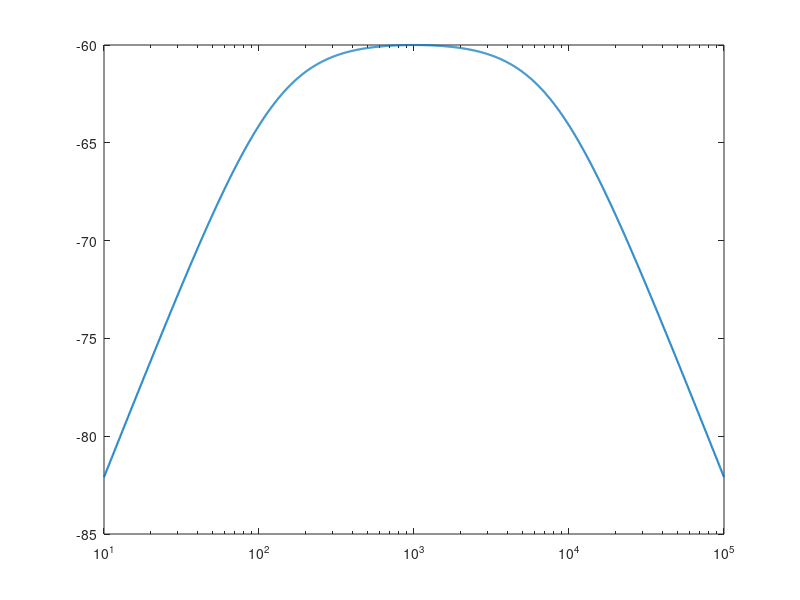

Recreate this plot in MATLAB. (Note: this script raises an error after producing the figure.)
%% Problems 4 - Dynamic microphones (lecture 4B), worked
% 34870 Electroacoustics | 24 September 2026
%
% How to read this: every step first states the formula, then the MATLAB line
% is that same formula typed in, and the result appears right below it. The
% sheet's answer (in square brackets on the sheet) and the official solution
% are written in the text so you can compare.
%
% All values are in SI units (kg, m, s, ohm). Grams, mm/N, cm^3 and inches
% from the sheet are converted when they are typed in.
%
% Air (from the sheet):
rho = 1.18     % air density [kg/m^3]
c = 344        % speed of sound [m/s]

%% The formulas used in this whole problem set
% A dynamic microphone is a diaphragm with a voice coil in a magnet gap.
% Sound pushes the diaphragm, the coil moves, and the motion induces a
% voltage Bl*u. Everything that resists the motion can be moved to the
% mechanical side and added up into one mass, one resistance and one
% compliance (one spring):
%
% *Total mass* (diaphragm + the air it has to push in front of it):
%
% $$M_{MT} = M_{MD} + S_D^2 M_{A1}$$
%
% *Total compliance* (the suspension and the air in the back volume are two
% springs acting on the same diaphragm, so their stiffnesses 1/C add):
%
% $$C_{MT} = \frac{1}{\dfrac{1}{C_{MS}} + \dfrac{S_D^2}{C_{AB}}}, \qquad C_{AB} = \frac{V_{AB}}{\rho c^2}$$
%
% *Total resistance* (suspension + felt behind the diaphragm + the coil
% braking against the load resistor):
%
% $$R_{MT} = R_{MS} + S_D^2 R_{AF} + \frac{(Bl)^2}{R_E + R_L}$$
%
% With those three, the microphone is a second-order band-pass:
%
% $$\frac{e}{p_i} = -\frac{R_L}{R_E+R_L}\cdot\frac{Bl\,S_D}{j\omega M_{MT} + R_{MT} + \dfrac{1}{j\omega C_{MT}}}$$
%
% Below the resonance the spring rules (+6 dB/octave), above it the mass
% rules (-6 dB/octave), and in the middle only R_MT is left, so the
% response is flat there. A dynamic microphone is *damping controlled*.
%
% *Resonance, Q, sensitivity* (the peak value of the band-pass, at f_0):
%
% $$f_0 = \frac{1}{2\pi\sqrt{M_{MT}C_{MT}}}, \qquad Q = \frac{2\pi f_0 M_{MT}}{R_{MT}}, \qquad M = \frac{R_L}{R_E+R_L}\cdot\frac{Bl\,S_D}{R_{MT}}$$
%
% Symbols: M_MD diaphragm + coil mass [kg], C_MS suspension compliance [m/N],
% R_MS suspension damping [Ns/m], S_D diaphragm area [m^2], M_A1 front air
% mass [kg/m^4], C_AB back-volume compliance [m^5/N], R_AF felt resistance
% [Ns/m^5], Bl force factor [Tm], R_E coil resistance, R_L amplifier input
% resistance [ohm].

%% Problem 1a - Total moving mass and total compliance with a 30 cm^3 back volume
% Given:
M_MD = 0.2e-3      % diaphragm + coil mass, 0.2 g [kg]
R_MS = 1           % suspension damping [Ns/m]
C_MS = 0.21e-3     % suspension compliance, 0.21 mm/N [m/N]
d = 0.0254         % diaphragm diameter, 1 inch [m]
Bl = 20            % force factor [Tm]
R_E = 200          % coil resistance [ohm]
R_L = 47e3         % load (amplifier) resistance, 47 kohm [ohm]
V_AB = 30e-6       % back volume, 30 cm^3 [m^3]
%%
% Radius and area of the diaphragm:
%
% $$a = d/2, \qquad S_D = \pi a^2$$
a = d/2
S_D = pi*a^2
%%
% *The air in front of the diaphragm.* The diaphragm has to push some air
% along with it. The official solution models the front as a piston at the
% end of a tube (the capsule housing), which gives the air mass
%
% $$M_{A1} = 0.6133\,\frac{\rho}{\pi a}$$
%
% (A piston in an infinite baffle would give $8\rho/(3\pi^2 a) = 25.1$
% kg/m^4 instead; with that one the answers in b-d drift by about 2 %.)
%
% Official solution: 18.14 kg/m^4
M_A1 = 0.6133*rho/(pi*a)
%%
% *Total mass.* $M_{MT} = M_{MD} + S_D^2 M_{A1}$, then in grams.
%
% Sheet: 0.205 g
M_MT = M_MD + S_D^2*M_A1
M_MT_gram = M_MT*1000
%%
% The air adds only 0.005 g, so the moving mass is almost all diaphragm and
% coil.
%
% *Back-volume compliance.* A closed volume of air is a spring:
%
% $$C_{AB} = \frac{V_{AB}}{\rho c^2}$$
C_AB = V_AB/(rho*c^2)
%%
% *Total compliance.* $C_{MT} = 1/(1/C_{MS} + S_D^2/C_{AB})$, then in mm/N.
%
% Sheet: 0.168 mm/N
C_MT = 1/(1/C_MS + S_D^2/C_AB)
C_MT_mm_per_N = C_MT*1000
%%
% The back volume makes the diaphragm stiffer: 0.21 mm/N alone, 0.168 mm/N
% with the 30 cm^3 of air behind it.

%% Problem 1b - Back volume for a 1 kHz resonance
% The mass is fixed, so the resonance can only be moved with the
% compliance. Solve $f_0 = 1/(2\pi\sqrt{M_{MT}C_{MT}})$ for C_MT:
%
% $$C_{MT} = \frac{1}{(2\pi f_0)^2 M_{MT}}$$
f_0 = 1000         % desired resonance [Hz]
C_MT2 = 1/((2*pi*f_0)^2*M_MT)
%%
% Then take the stiffness of the suspension out again. What is left is the
% stiffness the back volume must supply:
%
% $$\frac{S_D^2}{C_{AB}} = \frac{1}{C_{MT}} - \frac{1}{C_{MS}} \quad\Longrightarrow\quad C_{AB} = \frac{S_D^2}{\dfrac{1}{C_{MT}} - \dfrac{1}{C_{MS}}}$$
C_AB2 = S_D^2/(1/C_MT2 - 1/C_MS)
%%
% And back to a volume, $V_{AB} = C_{AB}\,\rho c^2$, in cm^3 (1 m^3 = 10^6 cm^3).
%
% Sheet: 10.8 cm^3
V_AB2 = C_AB2*rho*c^2
V_AB2_cm3 = V_AB2*1e6
%%
% A smaller volume is a stiffer spring, so the resonance moves up: 30 cm^3
% gives about 850 Hz, 10.8 cm^3 gives 1 kHz.
f_0_with_30cm3 = 1/(2*pi*sqrt(M_MT*C_MT))

%% Problem 1c - Felt resistance for 1 mV/Pa, and the bandwidth
% In the flat middle of the band only R_MT is left, so the sensitivity is
%
% $$M = \frac{Bl\,S_D}{R_{MT}} \quad\Longrightarrow\quad R_{MT} = \frac{Bl\,S_D}{M}$$
%
% (The official solution leaves out the factor $R_L/(R_E+R_L) = 0.9958$;
% with 47 kohm against 200 ohm that is only -0.04 dB, so we do the same.)
M = 1e-3           % wanted sensitivity, 1 mV/Pa [V/Pa]
R_MT = Bl*S_D/M
%%
% R_MT is made of three parts. Solve $R_{MT} = R_{MS} + S_D^2R_{AF} + (Bl)^2/(R_E+R_L)$ for the felt:
%
% $$R_{AF} = \frac{R_{MT} - R_{MS} - \dfrac{(Bl)^2}{R_E+R_L}}{S_D^2}$$
%
% Sheet: 3.56e7 Ns/m^5
R_AF = (R_MT - R_MS - Bl^2/(R_E + R_L))/S_D^2
%%
% The electrical damping (Bl)^2/(R_E+R_L) is only 0.0085 Ns/m here, because
% the 47 kohm load lets almost no current flow. Nearly all of the 10.1 Ns/m
% comes from the felt.
electrical_damping = Bl^2/(R_E + R_L)
%%
% *Q and bandwidth.* $Q = 2\pi f_0 M_{MT}/R_{MT}$, and for a band-pass the
% -3 dB bandwidth is
%
% $$BW = f_b - f_a = \frac{f_0}{Q}$$
%
% Sheet: 7.88 kHz
Q = 2*pi*f_0*M_MT/R_MT
BW = f_0/Q
BW_kHz = BW/1000
%%
% Q = 0.127 is very heavily damped. That is on purpose: the heavier the
% damping, the wider the flat band.

%% Problem 1d - The -3 dB frequencies f_a and f_b
% Two facts about a second-order band-pass: the two -3 dB points sit
% symmetrically around f_0 on a log axis, and their distance is the
% bandwidth:
%
% $$f_a f_b = f_0^2, \qquad f_b - f_a = \frac{f_0}{Q}$$
%
% Solving those two together gives
%
% $$f_{a} = f_0\left(\sqrt{1 + \frac{1}{4Q^2}} - \frac{1}{2Q}\right), \qquad f_{b} = f_0\left(\sqrt{1 + \frac{1}{4Q^2}} + \frac{1}{2Q}\right)$$
%
% (The official solution writes $f_a = f_0/a_1$, $f_b = f_0 a_1$ and
% solves $BW = f_0a_1 - f_0/a_1$ for a_1 = 8.006; it is the same thing.)
%
% Sheet: 125 Hz and 8.01 kHz
f_a = f_0*(sqrt(1 + 1/(4*Q^2)) - 1/(2*Q))
f_b = f_0*(sqrt(1 + 1/(4*Q^2)) + 1/(2*Q))
f_b_kHz = f_b/1000
%%
% Check: $f_b - f_a$ should be the bandwidth from 1c, and $f_af_b$ should be
% $f_0^2 = 10^6$.
f_b - f_a
f_a*f_b
%%
% *The finished design over frequency.* A frequency axis from 10 Hz to
% 100 kHz and $j\omega$:
f = logspace(1, 5, 2000);
jw = 1j*2*pi*f;
%%
% The band-pass from the top of this script, with the 1b and 1c values
% (C_MT2 and R_MT):
%
% $$\frac{e}{p_i} = -\frac{Bl\,S_D}{j\omega M_{MT} + R_{MT} + 1/(j\omega C_{MT})}$$
H_1 = -Bl*S_D./(jw*M_MT + R_MT + 1./(jw*C_MT2));
figure;
semilogx(f, 20*log10(abs(H_1)), 'LineWidth', 1.5);
hold on; xline([f_a f_b], 'r--'); yline(20*log10(M) - 3, 'k:'); hold off;
grid on; xlim([10 1e5]); ylim([-90 -55]);
xlabel('Frequency [Hz]'); ylabel('Sensitivity [dB re 1 V/Pa]');
title('Problem 1: the designed microphone (1 mV/Pa = -60 dB)');

%% Problem 2 - The microphone as a circuit (LTspice)
% The LTspice models are in
% LTspice/Problems 4 - Dynamic Microphone/ (written by p4.py, one .asc per
% part). They use the official solution's circuit, the impedance analogy in
% all three domains, so each domain is one loop:
%
% * *Acoustical loop:* the incident pressure p_i (1 V = 1 Pa) drives volume
%   velocity through the front air mass M_A1 (an inductor), then through the
%   diaphragm, then through the back network (felt R_AF and back volume
%   C_AB, a resistor and a capacitor to ground). The diaphragm is an F
%   source that forces the loop current to be U = S_D u.
% * *Mechanical loop:* the pressure difference across the diaphragm,
%   p_D = p_front - p_back, becomes a force S_D p_D (an E source). It drives
%   the velocity u through M_MD (inductor), R_MS (resistor) and C_MS
%   (capacitor). An H source adds the coil's reaction force Bl*i.
% * *Electrical loop:* an H source makes the induced voltage Bl*u, which
%   drives a current through R_E into the load R_L. The voltage across R_L
%   is the output. Since p_i = 1 Pa, V(out) is the sensitivity in V/Pa.
%
% Here we compute the same thing directly. The only change from problem 1 is
% that the back network is now written as one acoustic impedance Z_B (so we
% can change it in 2c and 2d):
%
% $$Z_M = j\omega M_{MD} + R_{MS} + \frac{1}{j\omega C_{MS}} + \frac{(Bl)^2}{R_E+R_L}$$
%
% $$\frac{e}{p_i} = -\frac{R_L}{R_E+R_L}\cdot\frac{Bl\,S_D}{Z_M + S_D^2\left(j\omega M_{A1} + Z_B\right)}$$
%
% With $Z_B = R_{AF} + 1/(j\omega C_{AB})$ this is exactly the band-pass
% from problem 1.
Z_M = jw*M_MD + R_MS + 1./(jw*C_MS) + Bl^2/(R_E + R_L);

%% Problem 2a - The model with V = 5 cm^3 and R_AF = 2e7 Ns/m^5
% LTspice file: P4_2a_Basic.asc (plot V(out)).
V = 5e-6           % back volume, 5 cm^3 [m^3]
R_AF_2a = 2e7      % felt resistance [Ns/m^5]
C_AB_2a = V/(rho*c^2)
%%
% Back impedance: felt in series with the volume,
% $Z_B = R_{AF} + 1/(j\omega C_{AB})$, then the response:
Z_B_2a = R_AF_2a + 1./(jw*C_AB_2a);
H_2a = -R_L/(R_E + R_L)*Bl*S_D./(Z_M + S_D^2*(jw*M_A1 + Z_B_2a));
%%
% The hand numbers for this design, from the formulas at the top:
C_MT_2a = 1/(1/C_MS + S_D^2/C_AB_2a)
R_MT_2a = R_MS + S_D^2*R_AF_2a + Bl^2/(R_E + R_L)
f_0_2a = 1/(2*pi*sqrt(M_MT*C_MT_2a))
Q_2a = 2*pi*f_0_2a*M_MT/R_MT_2a
M_2a_mV = R_L/(R_E + R_L)*Bl*S_D/R_MT_2a*1000
M_2a_dB = 20*log10(M_2a_mV/1000)
f_a_2a = f_0_2a*(sqrt(1 + 1/(4*Q_2a^2)) - 1/(2*Q_2a))
f_b_2a = f_0_2a*(sqrt(1 + 1/(4*Q_2a^2)) + 1/(2*Q_2a))
%%
% LTspice gives the same: peak 1.643 mV/Pa (-55.69 dB re 1 V/Pa) at
% 1.22 kHz, -3 dB band 291 Hz to 5.07 kHz.
%
% The smaller volume (5 instead of 10.8 cm^3) is stiffer, so f_0 moves up to
% 1.2 kHz. The weaker felt (2e7 instead of 3.56e7) damps less, so the
% sensitivity goes up to 1.64 mV/Pa and the band gets narrower.
figure;
semilogx(f, 20*log10(abs(H_2a)), 'LineWidth', 1.5);
grid on; xlim([10 1e5]); ylim([-90 -50]);
xlabel('Frequency [Hz]'); ylabel('Sensitivity [dB re 1 V/Pa]');
title('Problem 2a: V = 5 cm^3, R_{AF} = 2e7 Ns/m^5');

%% Problem 2b - Sensitivity 0.3 mV/Pa and 3 mV/Pa
% LTspice file: P4_2b_Sensitivity.asc (it steps R_AF over the three values
% with .step param Raf list ...).
%
% The sensitivity is $M = \frac{R_L}{R_E+R_L}\frac{Bl\,S_D}{R_{MT}}$, and
% the felt is the only term in R_MT we can easily change. Same steps as in
% 1c, now keeping the $R_L/(R_E+R_L)$ factor so the peak lands exactly on
% the target:
%
% $$R_{AF} = \frac{1}{S_D^2}\left(\frac{R_L}{R_E+R_L}\cdot\frac{Bl\,S_D}{M} - R_{MS} - \frac{(Bl)^2}{R_E+R_L}\right)$$
M_low = 0.3e-3     % 0.3 mV/Pa [V/Pa]
M_high = 3e-3      % 3 mV/Pa [V/Pa]
R_AF_low = (R_L/(R_E + R_L)*Bl*S_D/M_low - R_MS - Bl^2/(R_E + R_L))/S_D^2
R_AF_high = (R_L/(R_E + R_L)*Bl*S_D/M_high - R_MS - Bl^2/(R_E + R_L))/S_D^2
%%
% More felt (1.27e8) gives LESS sensitivity; less felt (9.2e6) gives more.
% The back volume is not touched, so f_0 stays at 1.22 kHz.
H_low = -R_L/(R_E + R_L)*Bl*S_D./(Z_M + S_D^2*(jw*M_A1 + R_AF_low + 1./(jw*C_AB_2a)));
H_high = -R_L/(R_E + R_L)*Bl*S_D./(Z_M + S_D^2*(jw*M_A1 + R_AF_high + 1./(jw*C_AB_2a)));
figure;
semilogx(f, 20*log10(abs(H_low)), f, 20*log10(abs(H_2a)), f, 20*log10(abs(H_high)), 'LineWidth', 1.5);
grid on; xlim([10 1e5]); ylim([-100 -45]);
xlabel('Frequency [Hz]'); ylabel('Sensitivity [dB re 1 V/Pa]');
legend('R_{AF} = 1.27e8: 0.3 mV/Pa', 'R_{AF} = 2e7: 1.64 mV/Pa (2a)', 'R_{AF} = 9.2e6: 3 mV/Pa', 'Location', 'south');
title('Problem 2b: the felt sets the sensitivity');
%%
% *What it shows:* the bandwidth is $f_0/Q = R_{MT}/(2\pi M_{MT})$ and the
% sensitivity is $Bl\,S_D/R_{MT}$. Both depend on the same R_MT, so their
% product is fixed:
%
% $$M\cdot BW = \frac{Bl\,S_D}{2\pi M_{MT}}$$
%
% Ten times the sensitivity costs ten times the bandwidth. LTspice: 0.300
% mV/Pa with a band of about 56 Hz - 26.2 kHz, and 3.00 mV/Pa with only
% 477 Hz - 3.09 kHz (the bandwidths computed below).
M_times_BW = Bl*S_D/(2*pi*M_MT)
Q_low = 2*pi*f_0_2a*M_MT/(R_MS + S_D^2*R_AF_low + Bl^2/(R_E + R_L));
Q_high = 2*pi*f_0_2a*M_MT/(R_MS + S_D^2*R_AF_high + Bl^2/(R_E + R_L));
BW_low_kHz = f_0_2a/Q_low/1000
BW_high_kHz = f_0_2a/Q_high/1000

%% Problem 2c - More treble: two back cavities joined by a damped tube
% LTspice file: P4_2c_TwoCavities.asc.
%
% The sheet's figure: a small cavity V_1 right behind the diaphragm, a
% narrow tube with damping material, and a large cavity V_2. The official
% solution starts from the problem-1 design (R_AF = 35.5e6, V = 10.8 cm^3,
% C_AB = 77.5 pF in LTspice units) and splits it like this:
%
% * C_AB1 = 0.3e-12 m^5/N: the small cavity V_1 (a tiny 0.04 cm^3)
% * R_AT = 35.5e6 Ns/m^5: the felt, now sitting IN the tube
% * M_AT = 50 kg/m^4: the air mass of the tube
% * C_AB2 = 76e-12 m^5/N: the large cavity V_2 (10.6 cm^3)
%
% In the circuit, C_AB1 goes from the back of the diaphragm to ground, and
% in parallel with it the tube (R_AT + M_AT in series) leads to C_AB2:
%
% $$Z_B = \frac{1}{j\omega C_{AB1} + \dfrac{1}{R_{AT} + j\omega M_{AT} + \dfrac{1}{j\omega C_{AB2}}}}$$
C_AB1 = 0.3e-12    % small cavity V1 [m^5/N]
R_AT = 35.5e6      % damping in the tube [Ns/m^5]
M_AT = 50          % air mass in the tube [kg/m^4]
C_AB2 = 76e-12     % large cavity V2 [m^5/N]
V_1_cm3 = C_AB1*rho*c^2*1e6
V_2_cm3 = C_AB2*rho*c^2*1e6
%%
% The reference (the official's blue curve) is the problem-1 design, with
% the felt directly behind the diaphragm:
R_AF_ref = 35.5e6
C_AB_ref = 77.5e-12
H_ref = -R_L/(R_E + R_L)*Bl*S_D./(Z_M + S_D^2*(jw*M_A1 + R_AF_ref + 1./(jw*C_AB_ref)));
%%
% The split back network typed in (the 1T leak in the LTspice file is not
% needed here):
Z_B_2c = 1./(jw*C_AB1 + 1./(R_AT + jw*M_AT + 1./(jw*C_AB2)));
H_2c = -R_L/(R_E + R_L)*Bl*S_D./(Z_M + S_D^2*(jw*M_A1 + Z_B_2c));
%%
% *What happens physically.* At low and middle frequencies the small cavity
% is a very weak path (a tiny capacitor), so all the flow goes through the
% felt into V_2, and the microphone is the same as the problem-1 design. At
% high frequencies the small cavity takes over: its impedance
% $1/(\omega C_{AB1})$ drops below R_AT at about
%
% $$f_{bypass} = \frac{1}{2\pi R_{AT} C_{AB1}}$$
f_bypass_kHz = 1/(2*pi*R_AT*C_AB1)/1000
%%
% Above that, the air just goes in and out of V_1 and no longer has to
% squeeze through the felt. The damping disappears, and the moving mass now
% resonates with the stiff little cavity V_1:
%
% $$f_{V1} = \frac{1}{2\pi}\sqrt{\frac{1/C_{MS} + S_D^2/C_{AB1}}{M_{MT}}}$$
f_V1_kHz = 1/(2*pi)*sqrt((1/C_MS + S_D^2/C_AB1)/M_MT)/1000
%%
% That second resonance, around 10 kHz, lifts the top end just where the
% mass roll-off would have pulled it down.
figure;
semilogx(f, 20*log10(abs(H_ref)), f, 20*log10(abs(H_2c)), 'LineWidth', 1.5);
grid on; xlim([10 1e5]); ylim([-110 -55]);
xlabel('Frequency [Hz]'); ylabel('Sensitivity [dB re 1 V/Pa]');
legend('problem-1 design (felt + one volume)', '2c: V_1 + damped tube + V_2', 'Location', 'south');
title('Problem 2c: two back cavities extend the treble');
%%
% Where does each curve fall 3 dB below its 1 kHz value, on the high side?
k1 = find(f >= 1000, 1);
f_3dB_high_ref_kHz = f(find(f > 1000 & abs(H_ref) < abs(H_ref(k1))/sqrt(2), 1))/1000
f_3dB_high_2c_kHz = f(find(f > 1000 & abs(H_2c) < abs(H_2c(k1))/sqrt(2), 1))/1000
%%
% *Things to try:* a bigger V_1 moves the second resonance down and bypasses
% the felt earlier; a smaller R_AT makes the step up sharper but also turns
% the V_1/V_2 pair into a resonator with a dip. The damping has to be in
% the tube for the transition to be smooth.

%% Problem 2d - More bass: a vent tube in the large cavity
% LTspice file: P4_2d_Vent.asc (this is the official solution's compensated
% microphone, the red curve).
%
% A tube goes from V_2 to the outside air. In the circuit it is R_AP + M_AP
% from the V_2 node back to the incident pressure p_i (not to ground, since
% the outside air at the back of the microphone is at the sound pressure
% too). Official values:
M_AP = 80e3        % air mass in the vent [kg/m^4]
R_AP = 3e6         % damping in the vent [Ns/m^5]
%%
% *Physics.* The vent mass and the big cavity make a Helmholtz resonator:
%
% $$f_H = \frac{1}{2\pi\sqrt{M_{AP}\,C_{AB2}}}$$
f_H = 1/(2*pi*sqrt(M_AP*C_AB2))
%%
% Near f_H the air in the vent swings strongly, and in the right phase to
% push on the back of the diaphragm with the sound: that is the bump that
% props up the bass. Far below f_H the vent simply lets the sound pressure
% into the back, both sides of the diaphragm see the same pressure, and the
% output drops fast (12 dB/octave extra) - the price of the bass boost.
%
% *Maths.* Now the pressure behind the diaphragm has two causes: the
% diaphragm's own flow U through Z_B (as before, now including the vent),
% plus a fraction alpha of p_i that leaks in through the vent:
%
% $$p_{back} = Z_B\,U + \alpha\,p_i$$
%
% Z_B is the back network seen from the diaphragm with the vent grounded:
%
% $$Z_B = \frac{1}{j\omega C_{AB1} + \dfrac{1}{R_{AT} + j\omega M_{AT} + Z_2}}, \qquad Z_2 = \frac{1}{j\omega C_{AB2} + \dfrac{1}{R_{AP} + j\omega M_{AP}}}$$
Z_vent = R_AP + jw*M_AP;
Z_2 = 1./(jw*C_AB2 + 1./Z_vent);
Z_B_2d = 1./(jw*C_AB1 + 1./(R_AT + jw*M_AT + Z_2));
%%
% alpha is two voltage dividers: p_i through the vent onto V_2 (which sees
% C_AB2 in parallel with the tube + V_1), then from V_2 through the tube
% onto V_1:
%
% $$\alpha = \frac{Z_{2'}}{Z_{vent} + Z_{2'}}\cdot\frac{1/(j\omega C_{AB1})}{R_{AT} + j\omega M_{AT} + 1/(j\omega C_{AB1})}, \qquad Z_{2'} = \frac{1}{j\omega C_{AB2} + \dfrac{1}{R_{AT} + j\omega M_{AT} + 1/(j\omega C_{AB1})}}$$
Z_2p = 1./(jw*C_AB2 + 1./(R_AT + jw*M_AT + 1./(jw*C_AB1)));
alpha = Z_2p./(Z_vent + Z_2p) .* (1./(jw*C_AB1))./(R_AT + jw*M_AT + 1./(jw*C_AB1));
%%
% Only the pressure DIFFERENCE drives the diaphragm, so p_i is replaced by
% $(1-\alpha)\,p_i$:
%
% $$\frac{e}{p_i} = -\frac{R_L}{R_E+R_L}\cdot\frac{Bl\,S_D\,(1-\alpha)}{Z_M + S_D^2\left(j\omega M_{A1} + Z_B\right)}$$
%
% At DC alpha = 1 and the output is zero: that is the vent short-circuiting
% the pressure.
H_2d = -R_L/(R_E + R_L)*Bl*S_D*(1 - alpha)./(Z_M + S_D^2*(jw*M_A1 + Z_B_2d));
figure;
semilogx(f, 20*log10(abs(H_ref)), f, 20*log10(abs(H_2c)), '--', f, 20*log10(abs(H_2d)), 'LineWidth', 1.5);
grid on; xlim([10 1e5]); ylim([-110 -55]);
xlabel('Frequency [Hz]'); ylabel('Sensitivity [dB re 1 V/Pa]');
legend('problem-1 design', '2c: two cavities', '2d: two cavities + vent (official red curve)', 'Location', 'south');
title('Problem 2d: the vent extends the bass');
%%
% The low -3 dB point, relative to the 1 kHz value, before and after:
f_3dB_low_ref = f(find(f < 1000 & abs(H_ref) >= abs(H_ref(k1))/sqrt(2), 1))
f_3dB_low_2d = f(find(f < 1000 & abs(H_2d) >= abs(H_2d(k1))/sqrt(2), 1))
f_3dB_high_2d_kHz = f(find(f > 1000 & abs(H_2d) < abs(H_2d(k1))/sqrt(2), 1))/1000
%%
% So the band grows from 125 Hz - 8 kHz to about 46 Hz - 13 kHz (-3 dB
% relative to the 1 kHz level; LTspice gives the same numbers).
%
% Compared with the official plot: the blue curve is at -60 dB (1 mV/Pa) and
% slopes off from about 1 kHz both ways; the red curve is flat at -60 dB
% from about 60 Hz to 7 kHz, has a small bump just above 50 Hz and falls
% steeply below it. The curves above are the same.
%
% *Things to try:* a bigger M_AP or C_AB2 moves the bump down; less R_AP
% makes the bump taller (with too little it becomes a peak followed by a
% dip).

%% Summary
% * A dynamic microphone is one band-pass: M_MT = M_MD + S_D^2 M_A1,
%   C_MT from the suspension and the back volume, R_MT from suspension,
%   felt and coil.
% * It works in the flat, damping-controlled middle: M = Bl S_D / R_MT.
% * 1a: 0.205 g and 0.168 mm/N. 1b: 10.8 cm^3 for 1 kHz. 1c: R_AF =
%   3.56e7 Ns/m^5, Q = 0.127, BW = 7.88 kHz. 1d: 125 Hz and 8.01 kHz.
% * Sensitivity times bandwidth is fixed (2b): more felt, less output but a
%   wider band.
% * A small cavity behind the diaphragm bypasses the felt at high frequency
%   and adds a second resonance near 10 kHz (2c).
% * A vent from the large cavity to the outside is a Helmholtz resonator that
%   lifts the bass around f_H, and cuts steeply below it (2d).
% * The front air mass follows the official convention, a piston in a tube:
%   M_A1 = 0.6133 rho/(pi a).
